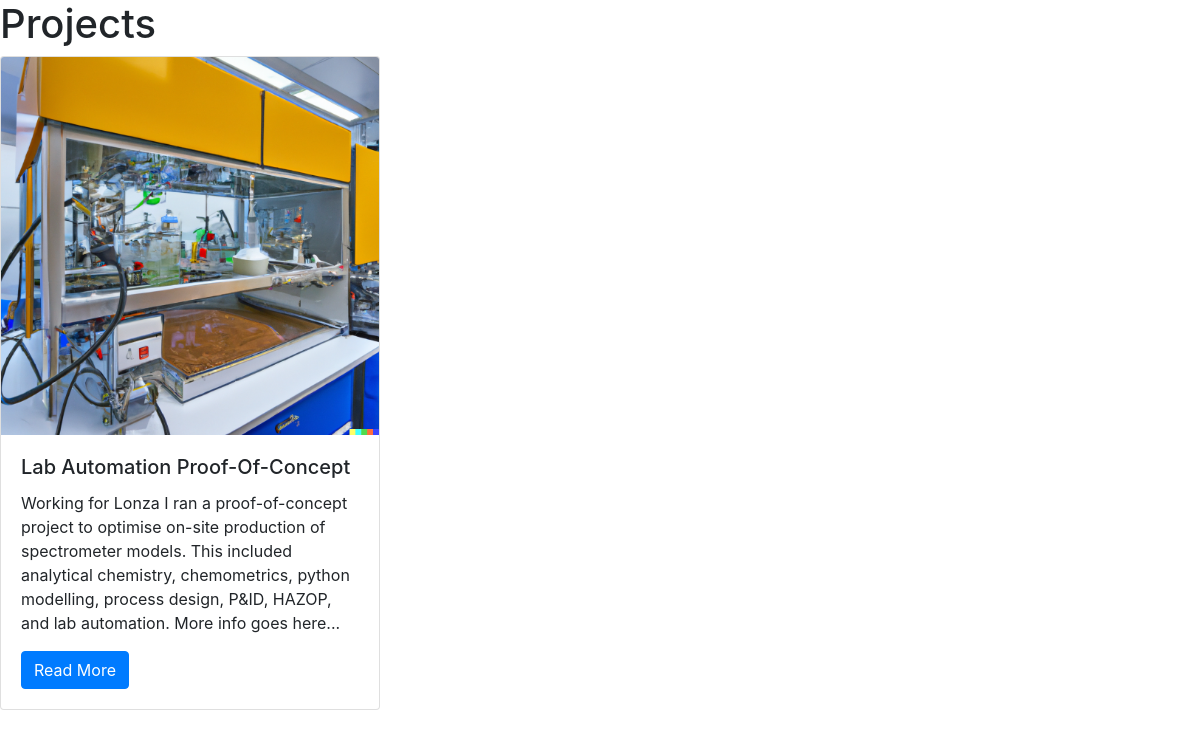
Page /portfolio_content/ on the committed database.
### portfolio_content/models.py (models this page shows)
class Project(models.Model):
    title = models.CharField(max_length=100)
    personal_or_professional = models.CharField(max_length=100)
    employer = models.CharField(max_length=100)
    location = models.CharField(max_length=100)
    field = models.CharField(max_length=100)
    description = models.TextField()
    technology_used = models.CharField(max_length=20)
    image = models.FilePathField(path="/img")

### portfolio_content/views.py (the view)
# urls.py: path("", views.project_index, name="project_index"),
def project_index(request):
    projects = Project.objects.all()
    context = {
        'projects': projects
    }
    return render(request, 'project_index.html', context)

### portfolio_content/templates/project_index.html
{% extends "base.html" %}
{% load static %}
{% block page_content %}
<h1>Projects</h1>
<div class="row">
{% for project in projects %}
    <div class="col-md-4">
        <div class="card mb-2">
            <img class="card-img-top" src="{% static project.image %}">
            <div class="card-body">
                <h5 class="card-title">{{ project.title }}</h5>
                <p class="card-text">{{ project.description }}</p>
                <a href="{% url 'project_detail' project.pk %}"
                   class="btn btn-primary">
                    Read More
                </a>
            </div>
        </div>
    </div>
    {% endfor %}
</div>
{% endblock %}

### portfolio_content/templates/base.html (shortened to what this page needs)
<link rel="stylesheet" href="https://stackpath.bootstrapcdn.com/bootstrap/4.1.3/css/bootstrap.min.css">
{% block page_content %}{% endblock %}

### rows in the picture
Project: image (picture), title "Lab Automation Proof-Of-Concept", description "Working for Lonza I ran a proof-of-concept project to optimise on-site production of spectrometer models. This included analytical chemistry, chemometrics, python modelling, process design, P&ID, HAZOP, and lab automation. More info goes here..."
